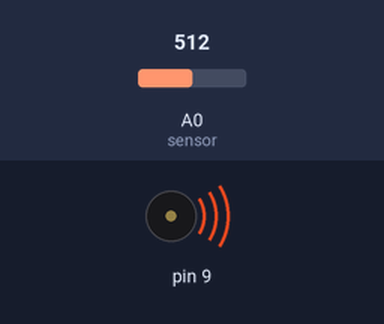
This sketch was run on a simulated Arduino Uno, built with avr-gcc and run on an emulated ATmega328P. Shown: buzzer (waves = sounding). Inputs (shaded band) come from the test bench; at power-on: A0 (sensor) = 512. What the sketch prints to the serial monitor is not drawn.

Above: at 0.1 s.
Timing chart, 0 to 1.6 s (numbered marks = the images above):
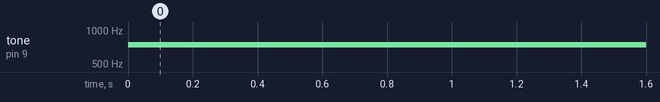

Measured:
- by itself, tone on pin 9: silent → 740 Hz at 0.00 s

The sketch:

Theremin.ino
```cpp
/*
  - 64 ohm speaker + 47 ohm resistor on digital pin 9
  - photoresistor on analog 0 to 5V
  - 4.7 kilohm resistor on analog 0 to ground
*/

void setup() {
  Serial.begin(9600);
}

void loop() {
  int sensorReading = analogRead(A0); // read sensor
  Serial.println(sensorReading);
  // print sensor reading to check range
  // in this case seems to be 100-1000
  // map the analog input range to the output pitch range
  // in this case let's choose 100 - 1500Hz
  // NB: map() allows values outside of range; so e.g. 90 ~> 84
  int thisPitch = map(sensorReading, 100, 1000, 100, 1500);

  tone(9, thisPitch, 10); // play the pitch:
  delay(1);        // delay for stability
}
```
